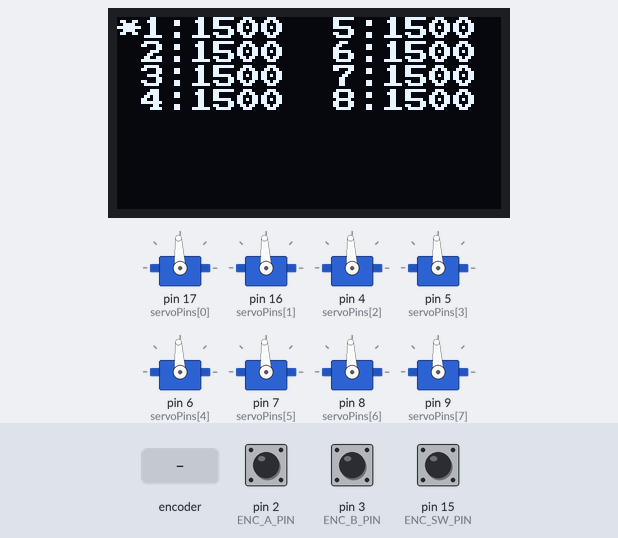
This sketch was run on a simulated Arduino Uno, built with avr-gcc and run on an emulated ATmega328P. On the bench: 128×64 one-colour display, 8 × servo. The test bench sets the inputs (shaded band); at power-on: pin 15 (ENC_SW_PIN) HIGH, pin 2 (ENC_A_PIN) HIGH, pin 3 (ENC_B_PIN) HIGH.

Above: at 1.2 s.
1.3 s: pin 15 (ENC_SW_PIN) pulled LOW for 0.25 s
At 2.5 s:
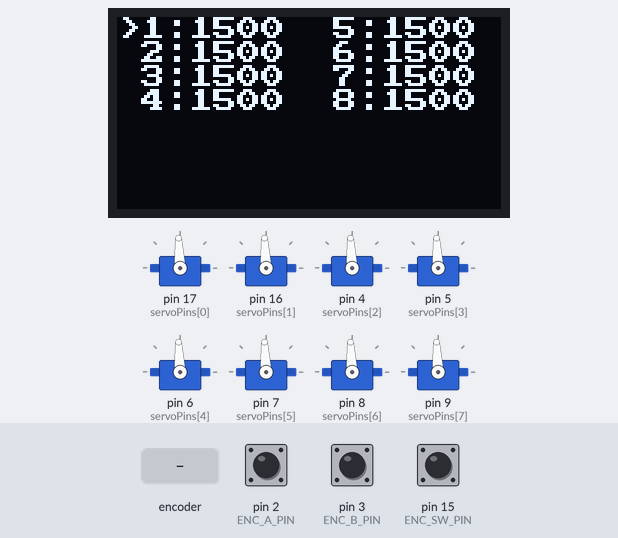
3.1 s: rotary encoder on pin 2 (ENC_A_PIN) / pin 3 (ENC_B_PIN) turned 3 steps (first pin leading)
At 4.1 s:
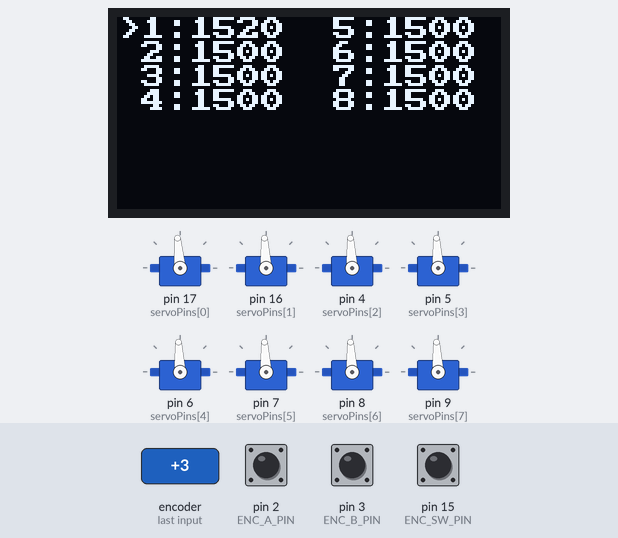
5.2 s: pin 15 (ENC_SW_PIN) pulled LOW for 1 s
At 7.1 s:
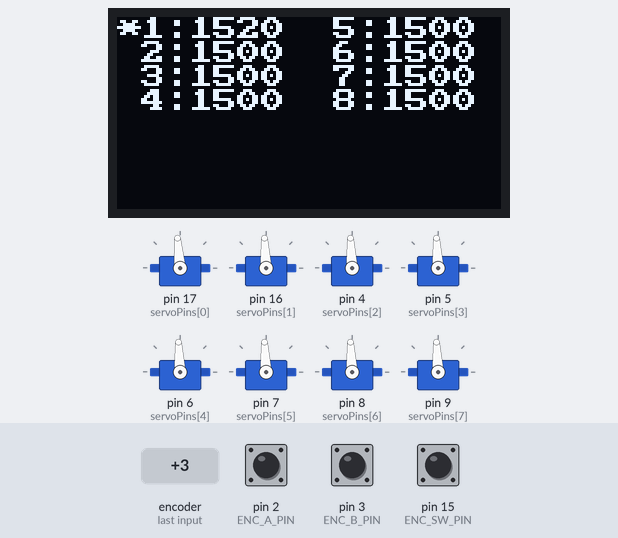
7.7 s: rotary encoder on pin 2 (ENC_A_PIN) / pin 3 (ENC_B_PIN) turned 1 step (first pin leading)
At 8.5 s:
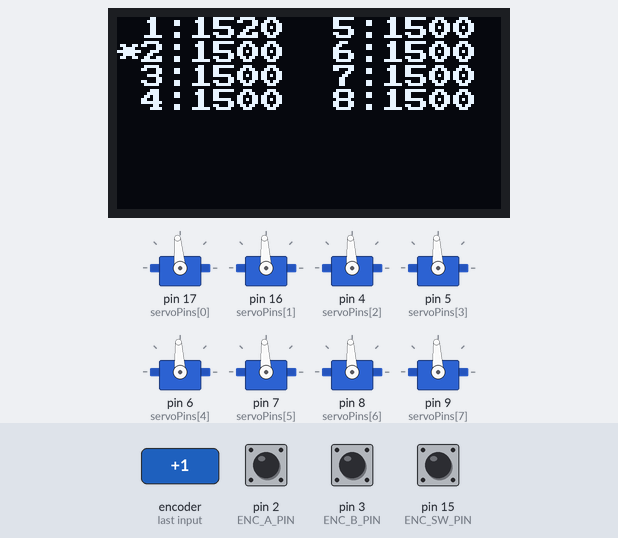
Timing chart, 0 to 10.4 s (numbered marks = the images above; inputs shaded):
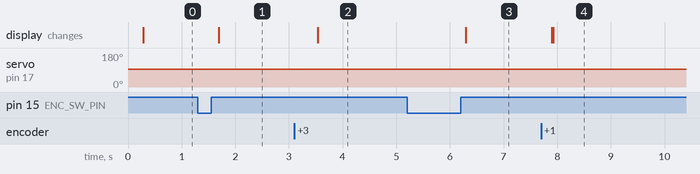

Measured:
- after the input at 1.3 s, the display: changes after 0.40 s (image 1)
- after the input at 3.1 s, servo on pin 17 (servoPins[0]): 93° → 94° after 0.20 s, → 95° 0.20 s later; the display: changes after 0.43 s (image 2)
- after the input at 5.2 s, the display: changes after 1.1 s (image 3)
- after the input at 7.7 s, the display: first changes after 0.20 s (image 4 shows a later state)

The sketch:

servotester.ino
```cpp
#include <Servo.h>
#include <U8x8lib.h>

#define SERVO_COUNT   8
#define SERVO_MIN     1000
#define SERVO_MAX     2000
#define SERVO_DEFAULT 1500
#define ENC_SW_PIN    15
#define ENC_A_PIN     2
#define ENC_B_PIN     3
#define DISP_COLS     16

Servo servos[SERVO_COUNT];
int servoPins[SERVO_COUNT] = {17, 16, 4, 5, 6, 7, 8, 9};
int servoValues[SERVO_COUNT];
int servoPtr = 0;
int servoSel = -1;

volatile int lastEncoded = 0;
int lastEncSw = HIGH;

U8X8_SSD1306_128X64_NONAME_HW_I2C disp(U8X8_PIN_NONE);
char dispbuf[DISP_COLS];

void setup() {
  disp.begin();
  disp.setFont(u8x8_font_pxplustandynewtv_f);
  disp.clear();

  pinMode(ENC_A_PIN, INPUT);
  pinMode(ENC_B_PIN, INPUT);
  pinMode(ENC_SW_PIN, INPUT);
  digitalWrite(ENC_A_PIN, HIGH);
  digitalWrite(ENC_B_PIN, HIGH);
  digitalWrite(ENC_SW_PIN, HIGH);
  attachInterrupt(0, updateEncoder, CHANGE);
  attachInterrupt(1, updateEncoder, CHANGE);

  for (int i = 0; i < SERVO_COUNT; i++) {
    servos[i].attach(servoPins[i]);
    servoValues[i] = SERVO_DEFAULT;
    servos[i].writeMicroseconds(servoValues[i]);
  }
}

void updateEncoder(){
  int MSB = digitalRead(ENC_A_PIN);
  int LSB = digitalRead(ENC_B_PIN);

  int encoded = (MSB << 1) | LSB;
  int sum  = (lastEncoded << 2) | encoded;

  if (servoSel == -1) {
    if(sum == 0b1101) servoPtr++;
    if(sum == 0b1110) servoPtr--;

    if (servoPtr < 0) servoPtr = SERVO_COUNT - 1;
    if (servoPtr >= SERVO_COUNT) servoPtr = 0;
  }
  else {
    if(sum == 0b1101) servoValues[servoSel] += 10;
    if(sum == 0b1110) servoValues[servoSel] -= 10;

    if (servoValues[servoSel] < SERVO_MIN) servoValues[servoSel] = SERVO_MIN;
    if (servoValues[servoSel] > SERVO_MAX) servoValues[servoSel] = SERVO_MAX;
    servos[servoSel].writeMicroseconds(servoValues[servoSel]);
  }
  lastEncoded = encoded;
}

void loop() {
  int encSw = digitalRead(ENC_SW_PIN);
  if (lastEncSw != encSw) {
    if (lastEncSw == LOW && encSw == HIGH) {
      if (servoSel == -1) {
        servoSel = servoPtr;
      }
      else {
        servoSel = -1;
      }
    }
    lastEncSw = encSw;
  }

  for (int j = 0; j < 2; j++) {
    for (int i = 0; i < SERVO_COUNT / 2; i++) {
      int idx = (j * SERVO_COUNT / 2) + i;
      snprintf(dispbuf, DISP_COLS, "%s%d:%d", (servoSel < 0 ? (idx == servoPtr ? "*" : " ") : (idx == servoSel ? ">" : " ")), idx + 1, servoValues[idx]);
      disp.drawString(j * 8, i, dispbuf);
    }
  }

}
```
